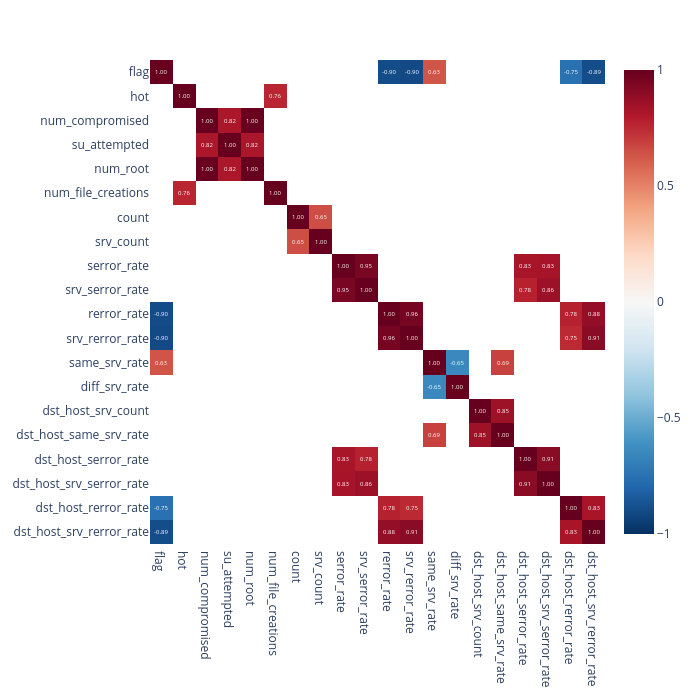

The code cell stored with this chart in its notebook:
### Code cell
import plotly.express as px
import pandas as pd
import numpy as np
from sklearn.preprocessing import LabelEncoder

# 1. Preparar os dados
df_plot = df.copy()

# Transformar categóricas em números para elas aparecerem na correlação
# (Isso é vital, pois 'flag' e 'service' são muito correlacionados com ataques)
le = LabelEncoder()
for col in ['protocol_type', 'service', 'flag', 'class']:
    df_plot[col] = le.fit_transform(df_plot[col].astype(str))

# Criar coluna de Ataque (0 ou 1) se quiser ver correlação específica com o alvo
df_plot['is_attack'] = df_plot['class'].apply(lambda x: 1 if x != 0 else 0) # Ajuste conforme o encoding da classe

# 2. Calcular matriz completa
corr_matrix = df_plot.corr()

# 3. Filtragem Inteligente (O Pulo do Gato)
threshold = 0.6

# Passo A: Encontrar colunas que têm alguma relevância
# (Pelo menos uma correlação > 0.6 com outra variável que não seja ela mesma)
relevant_mask = ((abs(corr_matrix) >= threshold) & (corr_matrix != 1.0)).any()
relevant_cols = corr_matrix.columns[relevant_mask]

# Passo B: Recortar a matriz para mostrar apenas essas colunas "famosas"
corr_filtered = corr_matrix.loc[relevant_cols, relevant_cols]

# Passo C: Opcional - Mascarar valores baixos dentro do gráfico para ficar limpo
# Substitui valores < 0.6 por NaN (ficará transparente no gráfico)
# Mantemos a diagonal (1.0) para referência visual
mask_visual = (abs(corr_filtered) >= threshold) | (corr_filtered == 1.0)
corr_viz = corr_filtered.where(mask_visual)

# 4. Plotar
fig_corr = px.imshow(corr_viz, 
                     text_auto=".2f", # Mostra os números com 2 casas decimais
                     aspect="auto",
                     color_continuous_scale='RdBu_r', # Vermelho/Azul é melhor para correlação
                     zmin=-1, zmax=1, # Trava a escala entre -1 e 1
                    #  title=f"Matriz de Correlação Focada (Apenas correlações > {threshold})",
                     height=700, width=700)

# Ajuste para fundo transparente nos valores vazios
fig_corr.update_traces(showscale=True)
fig_corr.update_layout(plot_bgcolor='rgba(0,0,0,0)')

fig_corr.show()

### Figure 1 — Plotly figure (JSON) as saved in the notebook; plotly's stock layout.template omitted (floating-point values rounded to 4 significant figures; data arrays with more than 128 entries replaced by an {"elided": "..."} marker saying what was removed)
{"data": [{"coloraxis": "coloraxis", "hovertemplate": "x: %{x}<br>y: %{y}<br>color: %{z}<extra></extra>", "name": "0", "showscale": true, "texttemplate": "%{z:.2f}", "type": "heatmap", "x": ["flag", "hot", "num_compromised", "su_attempted", "num_root", "num_file_creations", "count", "srv_count", "serror_rate", "srv_serror_rate", "rerror_rate", "srv_rerror_rate", "same_srv_rate", "diff_srv_rate", "dst_host_srv_count", "dst_host_same_srv_rate", "dst_host_serror_rate", "dst_host_srv_serror_rate", "dst_host_rerror_rate", "dst_host_srv_rerror_rate"], "xaxis": "x", "y": ["flag", "hot", "num_compromised", "su_attempted", "num_root", "num_file_creations", "count", "srv_count", "serror_rate", "srv_serror_rate", "rerror_rate", "srv_rerror_rate", "same_srv_rate", "diff_srv_rate", "dst_host_srv_count", "dst_host_same_srv_rate", "dst_host_serror_rate", "dst_host_srv_serror_rate", "dst_host_rerror_rate", "dst_host_srv_rerror_rate"], "yaxis": "y", "z": {"elided": "20x20 float values"}}], "layout": {"coloraxis": {"cmax": 1, "cmin": -1, "colorscale": [[0, "rgb(5,48,97)"], [0.1, "rgb(33,102,172)"], [0.2, "rgb(67,147,195)"], [0.3, "rgb(146,197,222)"], [0.4, "rgb(209,229,240)"], [0.5, "rgb(247,247,247)"], [0.6, "rgb(253,219,199)"], [0.7, "rgb(244,165,130)"], [0.8, "rgb(214,96,77)"], [0.9, "rgb(178,24,43)"], [1, "rgb(103,0,31)"]]}, "height": 700, "margin": {"t": 60}, "plot_bgcolor": "rgba(0,0,0,0)", "width": 700, "xaxis": {"anchor": "y", "domain": [0, 1]}, "yaxis": {"anchor": "x", "autorange": "reversed", "domain": [0, 1]}}}
